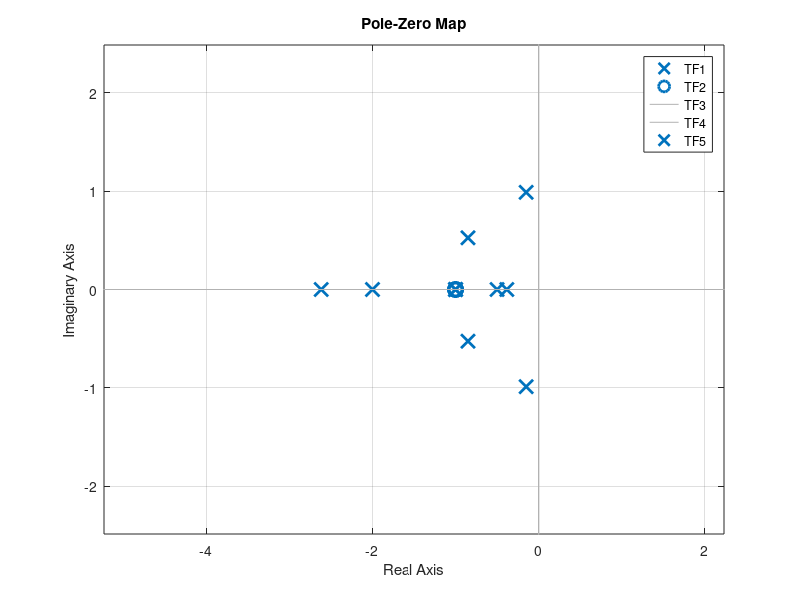
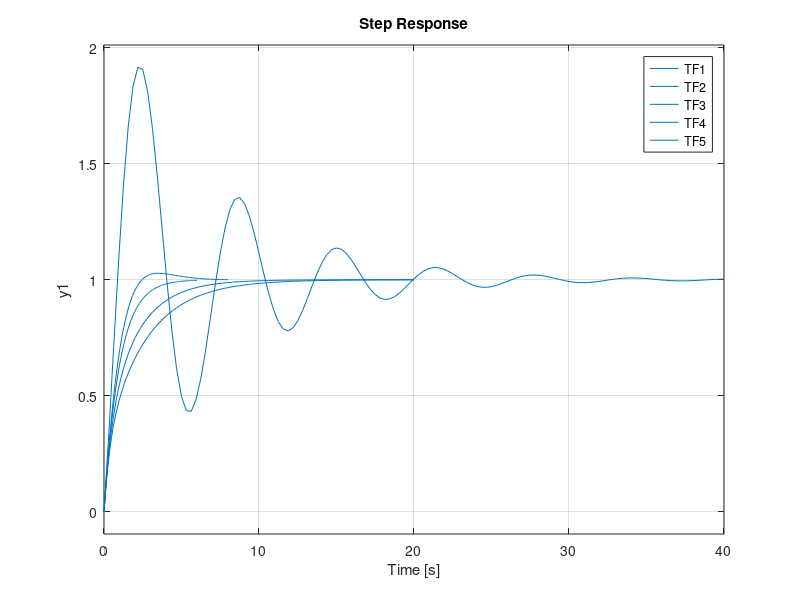
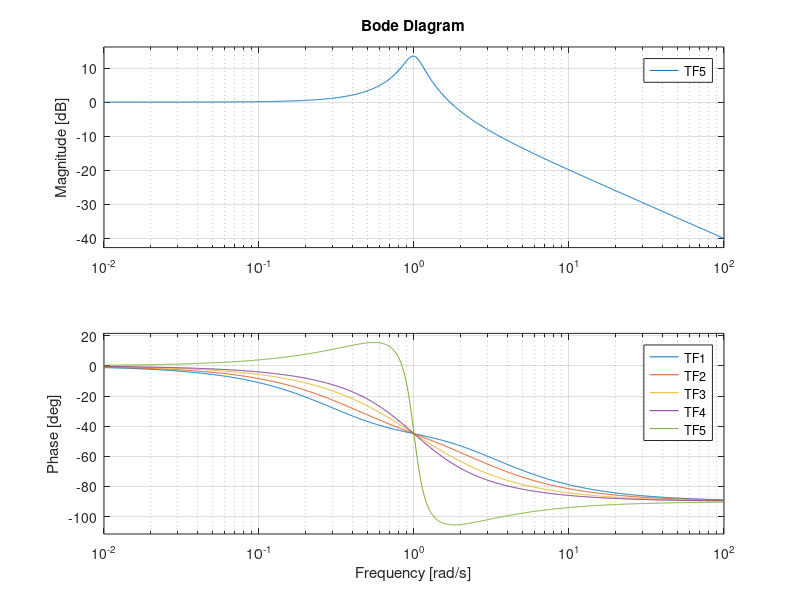

Write MATLAB code to recreate these figures, in order.

%%%% See from Pole zero map, the transfer function which has 
%%%% pole in real axis , are damped and no oscillation. Which has
%%%% pole in imaginary axis/ imginary plane, are oscillatory.The more 
%%%% they are away from real axis , the more they show oscillation,
clc
clear all
close all
TF1=tf([1 1],[1 3 1]);
TF2=tf([1 1],[1 2.5 1]);
TF3=tf([1 1],[1 2 1]);
TF4=tf([1 1],[1 1.7 1]);
TF5=tf([1 1],[1 0.3 1]);
TF1
TF2
TF3
TF4
TF5

figure(1)
pzmap(TF1);
grid on
hold on
pzmap(TF2);
hold on
pzmap(TF3);
hold on
pzmap(TF4);
hold on
pzmap(TF5);
legend('TF1','TF2','TF3','TF4','TF5');

figure(2)
step(TF1)
hold on
step(TF2)
hold on
step(TF3)
hold on
step(TF4)
hold on
step(TF5)
legend('TF1','TF2','TF3','TF4','TF5');

figure(3)
bode(TF1)
hold on
bode(TF2)
hold on
bode(TF3)
hold on
bode(TF4)
hold on
bode(TF5)
legend('TF1','TF2','TF3','TF4','TF5');
